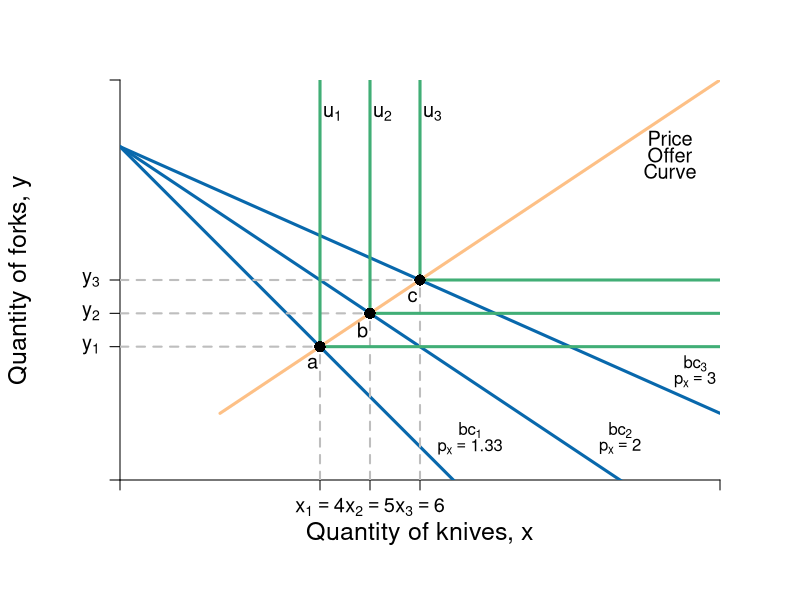

Reproduce this figure in R.
#Graph Designer: Simon Halliday + Scott Cohn
#Authors: Bowles and Halliday
#Title: Microeconomics: Competition, Conflict and Coordination


require(shape)
pdf(file = "indmarketdemand/offer_curve_leontief.pdf", width = 9, height = 7)

#Set parameters for graphics
axislabelsize <- 1.5
labelsize <- 1.2
graphlinewidth <- 3
segmentlinewidth <- 2

COL <- c("#7fc97f", "#beaed4", "#fdc086", "#ffff99", "#386cb0", "#f0027f", "#bf5b17", "#666666")
COLA <- c("#99d8c9","#66c2a4","#41ae76", "#238b45", "#005824")
COLB <- c("#4eb3d3", "#2b8cbe", "#0868ac","#084081")

#Edited the margins to cater for the larger LHS labels
par(mar =  c(6, 6, 4, 4))

mrsA <- function(x, rmax = 10, xmax = 20) {
  rmax - (rmax/xmax)*x
}


uA <- function(x, y, rmax = 2, xmax = 12) {
  y + rmax*x - (1/2)*(rmax/xmax)*x^2
}

indiffA1 <- function(x, uA = 10, rmax = 2.5, xmax = 10) {
  uA - rmax*x + (1/2)*(rmax/xmax)*(x^2)
}

offerCurve <- function(x, w, rmax = 2, xmax = 12) {
  w - rmax*x + (rmax/xmax)*x^2
}

bcA <- function(x, w = 20, px = 2, py = 2) {
  w/(py) - (px/py)*x
}


xlims <- c(0, 12)
ylims <- c(0, 12)

npts <- 501 
x <- seq(xlims[1], xlims[2], length.out = npts)
y <- seq(ylims[1], ylims[2], length.out = npts) 
a <- c(13, 16.75, 19.25)

plot(0, 0, xlim = xlims, ylim = ylims, type = "n",
     xlab = expression(paste("")),
     ylab = expression(paste("")), 
     xaxt = "n", 
     yaxt = "n", 
     cex.lab = axislabelsize, 
     bty = "n",
     xaxs="i", 
     yaxs="i")


ticksy <- c(0, 4, 5 , 6, ylims[2])
ylabels <- c(NA, expression(paste(y[1])), expression(paste(y[2])), expression(paste(y[3])), NA)
ticksx <- c(0, 4, 5, 6,  xlims[2])
xlabels <- c(NA, expression(paste(x[1])==4), expression(paste(x[2])==5), expression(paste(x[3])==6), NA)


axis(1, at = ticksx, pos = 0, labels = xlabels, cex.axis = labelsize)
axis(2, at = ticksy, pos = 0, labels = ylabels, las = 1, cex.axis = labelsize)

npts <- 500 
xx1 <- seq(xlims[1], xlims[2], length.out = npts)

#lines(xx1, bcA(xx1, w = 10, p = 1.5), col = COLB[3], lwd = graphlinewidth)
lines(xx1, bcA(xx1, w = 20, px = 1.333), col = COLB[3], lwd = graphlinewidth)
lines(xx1, bcA(xx1, w = 20, px = 2), col = COLB[3], lwd = graphlinewidth)
lines(xx1, bcA(xx1, w = 20, px = 3), col = COLB[3], lwd = graphlinewidth)


#Label the axes
mtext(expression(paste("Quantity of knives, ", x)), side=1, line = 2.5, cex = axislabelsize)
text(-2, 0.5*ylims[2], expression(paste("Quantity of forks, ", y)), xpd = TRUE, cex = axislabelsize, srt = 90) 

#Label the indifference curves
text(4.25, 11, expression(u[1]), cex = labelsize)
text(5.25, 11, expression(u[2]), cex = labelsize)
text(6.25, 11, expression(u[3]), cex = labelsize)

#Label the price lines
text(7, 1.5, expression(paste(bc[1])))
text(7, 1, expression(paste(p[x] == 1.33)))
text(10, 1.5, expression(paste(bc[2])))
text(10, 1, expression(paste(p[x] == 2)))
text(11.5, 3.5, expression(paste(bc[3])))
text(11.5, 3, expression(paste(p[x] == 3)))

#Label the offer curve
text(11, 10.25, expression("Price"), cex = labelsize)
text(11, 9.75, expression("Offer"), cex = labelsize)
text(11, 9.25, expression("Curve"), cex = labelsize)

#Segments for points on Offer curve
segments(0, 4, 4, 4, lty = 2, col = "gray" , lwd = segmentlinewidth)
segments(4, 0, 4, 4, lty = 2, col = "gray" , lwd = segmentlinewidth)
segments(0, 5, 5, 5, lty = 2, col = "gray" , lwd = segmentlinewidth)
segments(5, 0, 5, 5, lty = 2, col = "gray" , lwd = segmentlinewidth)
segments(0, 6, 6, 6, lty = 2, col = "gray" , lwd = segmentlinewidth)
segments(6, 0, 6, 6, lty = 2, col = "gray" , lwd = segmentlinewidth)

# Add Leontief
segments(4, 4, 4, 22, lty = 1, col = COLA[3] , lwd = graphlinewidth)
segments(4, 4, 19, 4, lty = 1, col = COLA[3] , lwd = graphlinewidth)

segments(5, 5, 5, 22, lty = 1, col = COLA[3] , lwd = graphlinewidth)
segments(5, 5, 22, 5, lty = 1, col = COLA[3] , lwd = graphlinewidth)

segments(6, 6, 6, 22, lty = 1, col = COLA[3] , lwd = graphlinewidth)
segments(6, 6, 25, 6, lty = 1, col = COLA[3] , lwd = graphlinewidth)

#Add the offer curve (superimposed on the indifference curves tangent to the price lines)
segments(2, 2, 23, 23, lty = 1, col = COL[3], lwd = graphlinewidth)

#Annotate points on offer curve mrs = p for each of p = 1, 0.5, 0.25
#Where mrs = 2 - (1/6)*x
points(4, 4, pch = 16, col = "black", cex = 1.5)
points(5, 5, pch = 16, col = "black", cex = 1.5)
points(6, 6, pch = 16, col = "black", cex = 1.5)

text(3.85, 3.5, expression(paste(a)), cex = labelsize)
text(4.85, 4.5, expression(paste(b)), cex = labelsize)
text(5.85, 5.5, expression(paste(c)), cex = labelsize)

dev.off()
